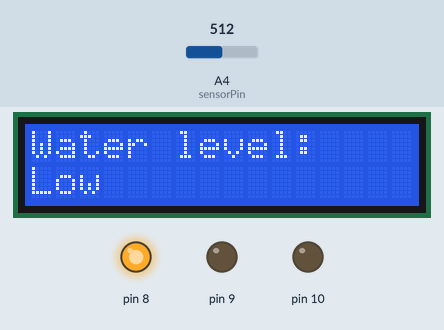
A sketch run on a simulated Arduino Uno, built with avr-gcc and run on an emulated ATmega328P. Shown: 16×2 character LCD, output pins drawn as LEDs (lit = HIGH). Inputs (shaded band) come from the test bench; at power-on: A4 (sensorPin) = 512. What the sketch prints to the serial monitor is not drawn.

Above: at 1.2 s.
1.3 s: A4 (sensorPin) set to 588
2.8 s: A4 (sensorPin) set to 611
At 4.3 s:
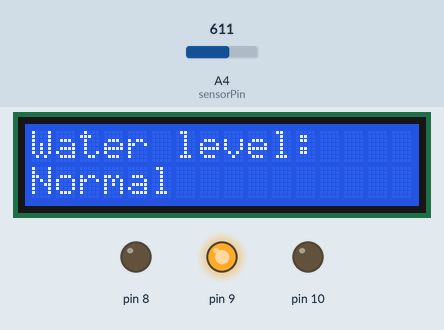
4.6 s: A4 (sensorPin) set to 637
6.1 s: A4 (sensorPin) set to 663
At 7.5 s:
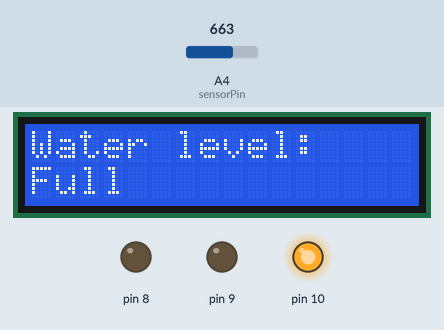
7.8 s: A4 (sensorPin) set to 10
At 8.3 s:
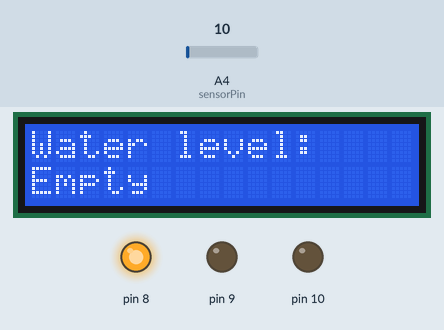
9.3 s: A4 (sensorPin) set to 18
10.8 s: A4 (sensorPin) set to 23
At 11.3 s:
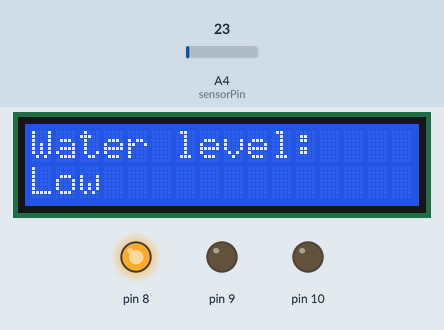
Timing chart, 0 to 13.4 s (numbered marks = the images above; inputs shaded):
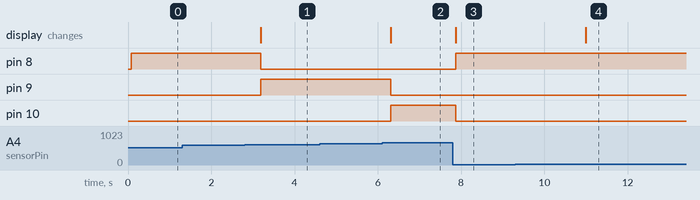

Measured:
- the behaviour switches between 600 and 601 on A4 (sensorPin) (found by bisection; images 0 and 1)
- the behaviour switches between 650 and 651 on A4 (sensorPin) (found by bisection; images 1 and 2)
- the behaviour switches between 20 and 21 on A4 (sensorPin) (found by bisection; images 3 and 4)
- after the input at 1.3 s, every drawn part: stays the same
- after the input at 2.8 s, pin 8: HIGH → LOW after 0.39 s; pin 9: LOW → HIGH after 0.39 s; the display: changes after 0.39 s (image 1)
- after the input at 4.6 s, every drawn part: stays the same
- after the input at 6.1 s, pin 9: HIGH → LOW after 0.21 s; pin 10: LOW → HIGH after 0.21 s; the display: changes after 0.21 s (image 2)
- after the input at 7.8 s, pin 8: LOW → HIGH after 0.07 s; pin 10: HIGH → LOW after 0.07 s; the display: changes after 0.07 s (image 3)
- after the input at 9.3 s, every drawn part: stays the same
- after the input at 10.8 s, the display: changes after 0.19 s (image 4)

The sketch:

Water_Sensor.ino
```cpp
#include <Wire.h>           //import wire library
#include <LCD_I2C.h>        //import lcd library
LCD_I2C lcd(0x27, 16, 2);   //initialize the lcd
int sensorVal=0;            //variable to store sensor value
int sensorPin=A4;           //variable for sensor pin
int lowerLimit=600;         //declare the lowerLimit
int upperLimit=650;         //declare the upperLimit
int red=0;                  //declare the pin for the red LED
int yellow=1;               //declare the pin for the yellow LED
int green=2;                //declare the pin for the green LED

void setup(){               //function to initialize I/O
  Serial.begin(9600);       //initialize the serial import
  lcd.begin();              //start the led
  lcd.backlight();          //on the backlight of the led
  for (int i=8;i<11;i++){   //loop 3 times to activate the pins
    pinMode(i,OUTPUT);      //initialize the pin i as output
  }

}

void lightUp(int light){        //function to control the pattern of the LEDs
  for (int i=8;i<11;i++){       //loop 3 times
    if (i!=light){              //if i is not equals to the pin passed from the main function
      digitalWrite(i,LOW);      //turn off the other LED
    }
    else{                       //if i is equals to the pin passed from the main function
      digitalWrite(i,HIGH);     //turn on the LED
    }
  }
}

void loop(){                            //main function
  sensorVal=analogRead(sensorPin);      //read the analog pin
  lcd.clear();                          //clear the output of the LCD
  lcd.print("Water level:");            //display water level on the LCD
  lcd.setCursor(0,1);                   //start a new line on the LCD
  Serial.println(sensorVal);            //print the water level at the serial monitor
  if (sensorVal>-1 && sensorVal<=20){   //if the value is between 0 and 20
    lcd.print("Empty");                 //display Empty on the LCD
    lightUp(8);                         //light up the red LED
    delay(500);                         //delay for 500 milliseconds
  }
  else if (sensorVal>20 && sensorVal<=lowerLimit){//if the value is between 21 and lowerLimit
    lcd.print("Low");   //display Low on the LCD
    lightUp(8);         //light up the red LED
    delay(500);         //delay for 500 milliseconds
  }
  else if (sensorVal>lowerLimit && sensorVal<=upperLimit){//if the value is between lowerLimit and upperlimit
    lcd.print("Normal");    //display Normal on the LCD
    lightUp(9);             //light up the yellow LED
    delay(500);             //delay for 500 milliseconds
  }
  else if (sensorVal>upperLimit){//if the value is more than the upperlimit
    lcd.print("Full");  //display Full on the LCD
    lightUp(10);        //light up the green LED
    delay(500);         //delay for 500 milliseconds
  }
}
```
